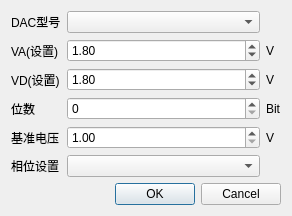
<?xml version="1.0" encoding="UTF-8"?>
<ui version="4.0">
 <class>QDacTypeDialogClass</class>
 <widget class="QDialog" name="QDacTypeDialogClass">
  <property name="geometry">
   <rect>
    <x>0</x>
    <y>0</y>
    <width>292</width>
    <height>199</height>
   </rect>
  </property>
  <property name="windowTitle">
   <string>DAC类型设置</string>
  </property>
  <layout class="QGridLayout" name="gridLayout_2">
   <item row="0" column="0">
    <layout class="QGridLayout" name="gridLayout">
     <item row="0" column="0">
      <widget class="QLabel" name="label">
       <property name="text">
        <string>DAC型号</string>
       </property>
      </widget>
     </item>
     <item row="0" column="1">
      <widget class="QComboBox" name="comboBoxDacType">
       <property name="sizePolicy">
        <sizepolicy hsizetype="Expanding" vsizetype="Fixed">
         <horstretch>0</horstretch>
         <verstretch>0</verstretch>
        </sizepolicy>
       </property>
      </widget>
     </item>
     <item row="1" column="0">
      <widget class="QLabel" name="label_2">
       <property name="text">
        <string>VA(设置)</string>
       </property>
      </widget>
     </item>
     <item row="1" column="2">
      <widget class="QLabel" name="label_3">
       <property name="sizePolicy">
        <sizepolicy hsizetype="Minimum" vsizetype="Preferred">
         <horstretch>0</horstretch>
         <verstretch>0</verstretch>
        </sizepolicy>
       </property>
       <property name="text">
        <string>V</string>
       </property>
      </widget>
     </item>
     <item row="2" column="0">
      <widget class="QLabel" name="label_4">
       <property name="text">
        <string>VD(设置)</string>
       </property>
      </widget>
     </item>
     <item row="2" column="2">
      <widget class="QLabel" name="label_8">
       <property name="sizePolicy">
        <sizepolicy hsizetype="Minimum" vsizetype="Preferred">
         <horstretch>0</horstretch>
         <verstretch>0</verstretch>
        </sizepolicy>
       </property>
       <property name="text">
        <string>V</string>
       </property>
      </widget>
     </item>
     <item row="3" column="0">
      <widget class="QLabel" name="label_5">
       <property name="text">
        <string>位数</string>
       </property>
      </widget>
     </item>
     <item row="3" column="1">
      <widget class="QSpinBox" name="spinBoxBitCount">
       <property name="sizePolicy">
        <sizepolicy hsizetype="Expanding" vsizetype="Fixed">
         <horstretch>0</horstretch>
         <verstretch>0</verstretch>
        </sizepolicy>
       </property>
      </widget>
     </item>
     <item row="3" column="2">
      <widget class="QLabel" name="label_9">
       <property name="sizePolicy">
        <sizepolicy hsizetype="Minimum" vsizetype="Preferred">
         <horstretch>0</horstretch>
         <verstretch>0</verstretch>
        </sizepolicy>
       </property>
       <property name="text">
        <string>Bit</string>
       </property>
      </widget>
     </item>
     <item row="4" column="0">
      <widget class="QLabel" name="label_6">
       <property name="text">
        <string>基准电压</string>
       </property>
      </widget>
     </item>
     <item row="4" column="2">
      <widget class="QLabel" name="label_10">
       <property name="sizePolicy">
        <sizepolicy hsizetype="Minimum" vsizetype="Preferred">
         <horstretch>0</horstretch>
         <verstretch>0</verstretch>
        </sizepolicy>
       </property>
       <property name="text">
        <string>V</string>
       </property>
      </widget>
     </item>
     <item row="5" column="0">
      <widget class="QLabel" name="label_7">
       <property name="text">
        <string>相位设置</string>
       </property>
      </widget>
     </item>
     <item row="5" column="1">
      <widget class="QComboBox" name="comboBoxPhase">
       <property name="sizePolicy">
        <sizepolicy hsizetype="Expanding" vsizetype="Fixed">
         <horstretch>0</horstretch>
         <verstretch>0</verstretch>
        </sizepolicy>
       </property>
      </widget>
     </item>
     <item row="1" column="1">
      <widget class="QDoubleSpinBox" name="doubleSpinBoxVa">
       <property name="sizePolicy">
        <sizepolicy hsizetype="Expanding" vsizetype="Fixed">
         <horstretch>0</horstretch>
         <verstretch>0</verstretch>
        </sizepolicy>
       </property>
       <property name="minimum">
        <double>1.000000000000000</double>
       </property>
       <property name="maximum">
        <double>4.000000000000000</double>
       </property>
       <property name="singleStep">
        <double>0.100000000000000</double>
       </property>
       <property name="value">
        <double>1.800000000000000</double>
       </property>
      </widget>
     </item>
     <item row="2" column="1">
      <widget class="QDoubleSpinBox" name="doubleSpinBoxVd">
       <property name="sizePolicy">
        <sizepolicy hsizetype="Expanding" vsizetype="Fixed">
         <horstretch>0</horstretch>
         <verstretch>0</verstretch>
        </sizepolicy>
       </property>
       <property name="minimum">
        <double>1.000000000000000</double>
       </property>
       <property name="maximum">
        <double>4.000000000000000</double>
       </property>
       <property name="singleStep">
        <double>0.100000000000000</double>
       </property>
       <property name="value">
        <double>1.800000000000000</double>
       </property>
      </widget>
     </item>
     <item row="4" column="1">
      <widget class="QDoubleSpinBox" name="doubleSpinBoxVref">
       <property name="sizePolicy">
        <sizepolicy hsizetype="Expanding" vsizetype="Fixed">
         <horstretch>0</horstretch>
         <verstretch>0</verstretch>
        </sizepolicy>
       </property>
       <property name="minimum">
        <double>1.000000000000000</double>
       </property>
       <property name="maximum">
        <double>4.000000000000000</double>
       </property>
       <property name="singleStep">
        <double>0.100000000000000</double>
       </property>
       <property name="value">
        <double>1.000000000000000</double>
       </property>
      </widget>
     </item>
    </layout>
   </item>
   <item row="1" column="0">
    <widget class="QDialogButtonBox" name="buttonBox">
     <property name="standardButtons">
      <set>QDialogButtonBox::Cancel|QDialogButtonBox::Ok</set>
     </property>
    </widget>
   </item>
  </layout>
 </widget>
 <layoutdefault spacing="6" margin="11"/>
 <resources/>
 <connections>
  <connection>
   <sender>buttonBox</sender>
   <signal>accepted()</signal>
   <receiver>QDacTypeDialogClass</receiver>
   <slot>accept()</slot>
   <hints>
    <hint type="sourcelabel">
     <x>103</x>
     <y>188</y>
    </hint>
    <hint type="destinationlabel">
     <x>77</x>
     <y>94</y>
    </hint>
   </hints>
  </connection>
  <connection>
   <sender>buttonBox</sender>
   <signal>rejected()</signal>
   <receiver>QDacTypeDialogClass</receiver>
   <slot>reject()</slot>
   <hints>
    <hint type="sourcelabel">
     <x>76</x>
     <y>188</y>
    </hint>
    <hint type="destinationlabel">
     <x>59</x>
     <y>94</y>
    </hint>
   </hints>
  </connection>
 </connections>
</ui>
